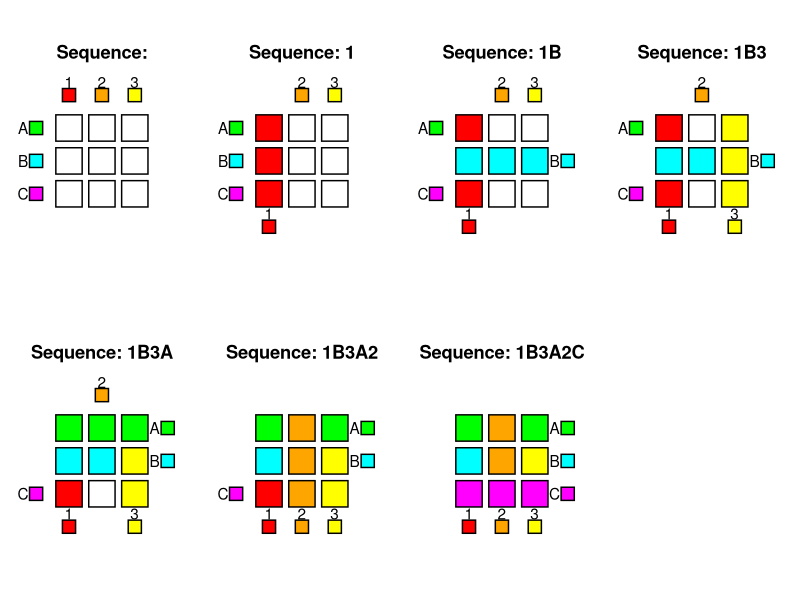
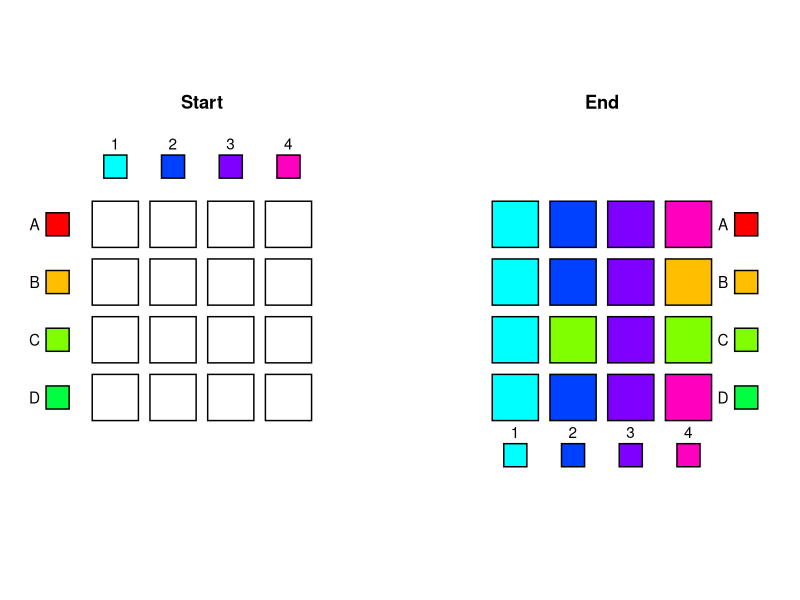
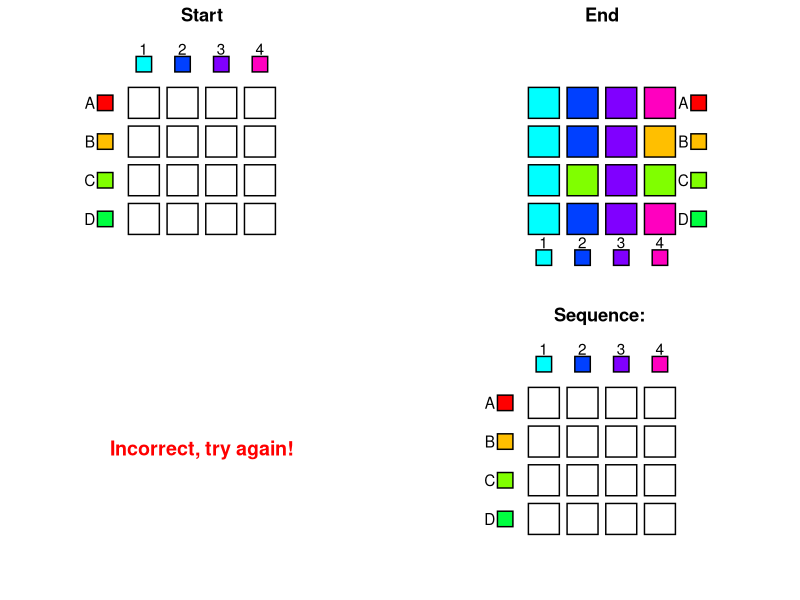
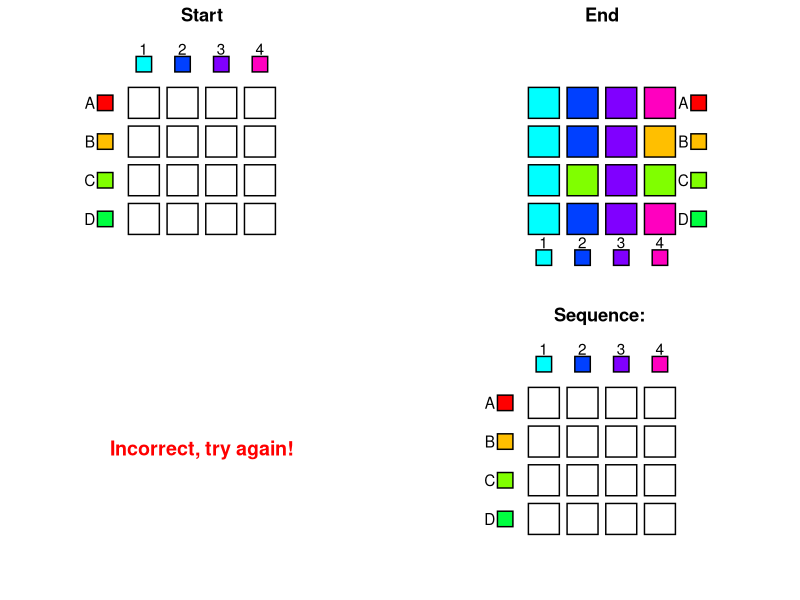
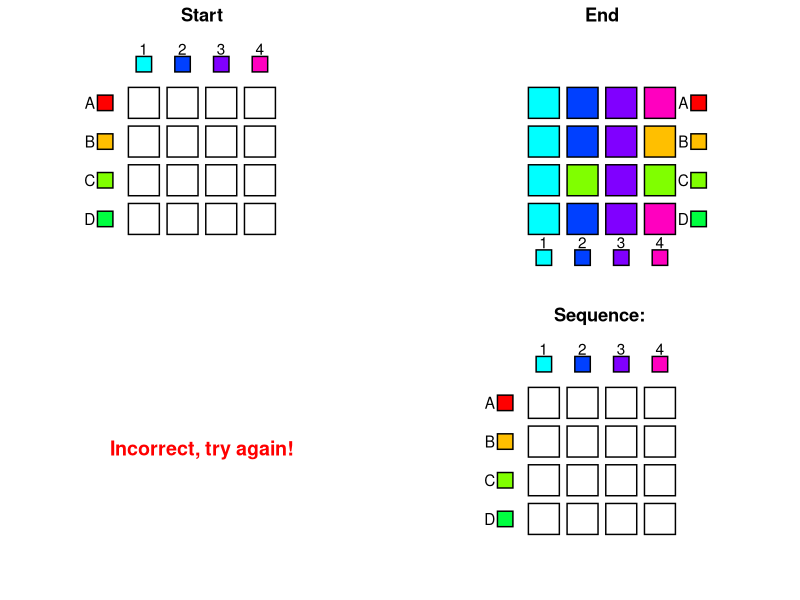
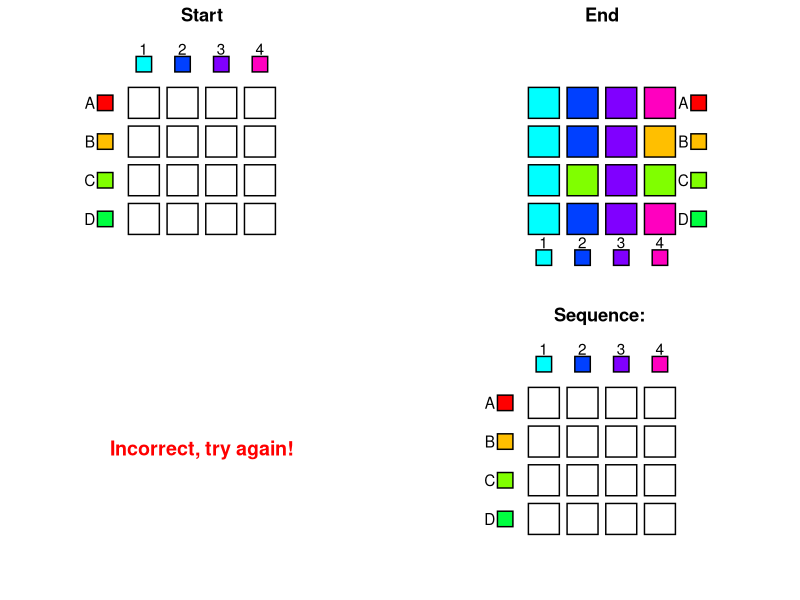
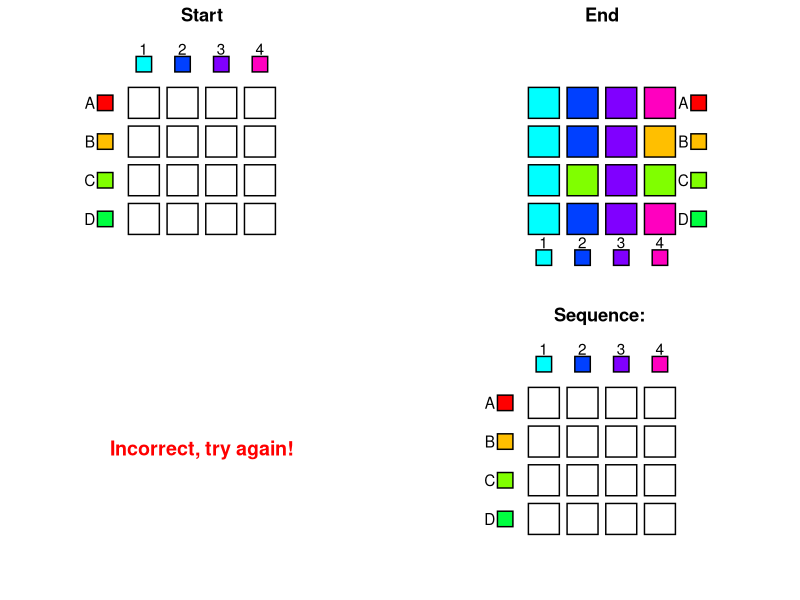
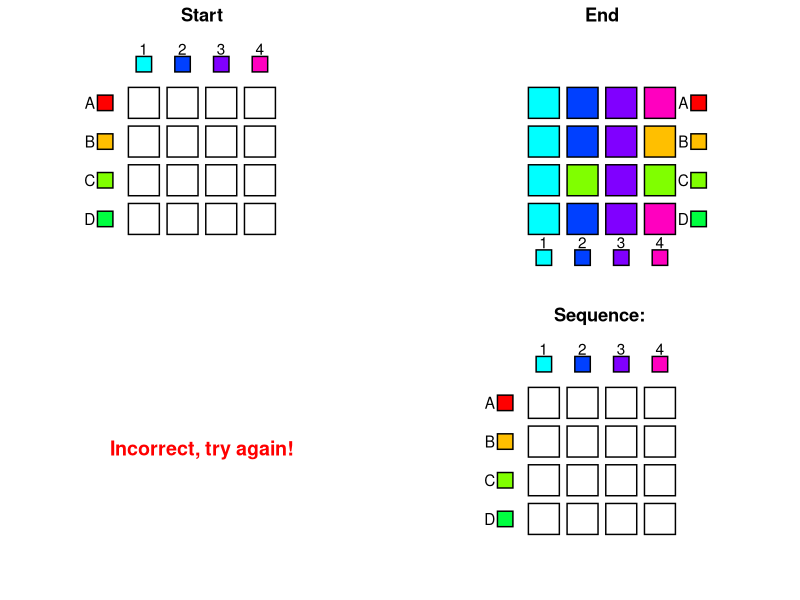

Source code (R) for these figures, in order: (Note: a time limit stopped this script after it produced the figures.)
library(tidyverse)
library(gridExtra)

# Letters denote rows, numbers denote columns.
# For example, the sequence "A3" means paint the first row, then paint
# the third column.

# Generate a random sequence for painting a board of given dimensions.
generate_random_sequence <- function(row_count, col_count) {
  characters <- c(LETTERS[1:row_count], as.character(1:col_count))
  paste(sample(characters), collapse = "")
}

# Check if sequence is valid. Doesn't have to be length row_count + col_count,
# but each character must be valid and cannot have duplicates.
is_valid_sequence <- function(sequence, row_count, col_count) {
  characters <- strsplit(sequence, "")[[1]]
  valid_characters <- strsplit("ABCDEFGHIJKLMNOPQRSTUVWXYZ1234567890", "")[[1]]
  if (any(duplicated(characters))) {
    print("Sequence cannot have duplicated characters!")
    return(FALSE)
  } else {
    for (ch in characters) {
      if (!(ch %in% valid_characters)) {
        print("Characters must be uppercase letters or numbers!")
        return(FALSE)
      } else if (ch %in% LETTERS) {
        row_index <- match(ch, LETTERS)
        if (row_index > row_count) {
          print(paste0("Letters must be between A and ", LETTERS[row_count], "!"))
          return(FALSE)
        }
      } else {
        col_index <- as.numeric(ch)
        if (col_index > col_count) {
          print(paste0("Numbers must be between 1 and ", col_count, "!"))
          return(FALSE)
        }
      }
    }
    return(TRUE)
  }
}

# Paint board according to the sequence
paint_board <- function(sequence, row_count, col_count) {
  if (!is_valid_sequence(sequence, row_count, col_count))
    stop("Sequence is invalid")
  characters <- strsplit(sequence, "")[[1]]
  
  board <- matrix(0, nrow = row_count, ncol = col_count)
  for (ch in characters) {
    if (ch %in% LETTERS) {
      row_to_paint <- match(ch, LETTERS)
      board[row_to_paint, ] <- row_to_paint
    } else {
      col_to_paint <- as.numeric(ch)
      board[, col_to_paint] <- row_count + col_to_paint
    }
  }
  board
}

# Test if two boards match
check_board <- function(actual_board, expected_board) {
  if (nrow(actual_board) != nrow(expected_board)) stop("# rows don't match!")
  if (ncol(actual_board) != ncol(expected_board)) stop("# columns don't match!")
  return(all(actual_board == expected_board))
}

# Check if two sequences give the same board. Needed because two different
# sequences can give the same board
check_sequence <- function(actual_sequence, expected_sequence, row_count, col_count) {
  actual_board <- paint_board(actual_sequence, row_count, col_count)
  expected_board <- paint_board(expected_sequence, row_count, col_count)
  check_board(actual_board, expected_board)
}

# Convert paint board (matrix) into a data frame, to be used for making image.
convert_board_to_df <- function(board) {
  df <- expand.grid(row = 1:nrow(board), column = 1:ncol(board))
  df$val <- as.vector(board)
  df
}

# Get data frame representing rollers, to be used for making image.
get_df_for_rollers <- function(sequence, row_count, col_count) {
  if (!is_valid_sequence(sequence, row_count, col_count))
    stop("Sequence is invalid")
  characters <- strsplit(sequence, "")[[1]]
  
  text_offset <- 0.4
  
  # rollers for empty board
  df <- data.frame(
    row = c(1:row_count, rep(0, col_count)),
    column = c(rep(0, row_count), 1:col_count),
    val = 1:(row_count + col_count),
    label = c(LETTERS[1:row_count], as.character(1:col_count)),
    label_x = c(rep(0.5 - text_offset, row_count), 1:col_count + 0.5),
    label_y = c(1:row_count + 0.5, rep(0.5 - text_offset, col_count))
  )
  
  for (ch in characters) {
    if (ch %in% LETTERS) {
      df[df$label == ch, "column"] <- df[df$label == ch, "column"] + col_count + 1
      df[df$label == ch, "label_x"] <- df[df$label == ch, "label_x"] + col_count + 1
    } else {
      df[df$label == ch, "row"] <- df[df$label == ch, "row"] + row_count + 1
      df[df$label == ch, "label_y"] <- df[df$label == ch, "label_y"] + row_count + 1
    }
  }
  df
}

# Convenience function for making text result image
make_text_plot <- function(text_to_print, text_color) {
  df <- data.frame(x = 0, y = 0, label = text_to_print)
  text_color <- text_color
  ggplot(df) +
    geom_text(aes(x = x, y = y, label = label),
              col = text_color, fontface = "bold", size = 5) +
    theme_minimal() +
    theme(axis.text = element_blank(),
          axis.title = element_blank(),
          panel.grid = element_blank(),
          legend.position = "none")
}

# make plot of the board along with the rollers
make_image <- function(sequence, row_count, col_count, plot_title = NULL,
                       color_list = NULL) {
  # paint the board
  board <- paint_board(sequence, row_count, col_count)
  
  # convert boards into data frames
  board_df <- convert_board_to_df(board)
  roller_df <- get_df_for_rollers(sequence, row_count, col_count)
  
  # get color list and add white to it
  # need to make adjustments to color values to accommodate white
  if (is.null(color_list)) color_list <- rainbow(row_count + col_count)
  color_list <- c("white", color_list)
  board_df$val <- color_list[board_df$val + 1]
  roller_df$val <- color_list[roller_df$val + 1]
  
  padding <- 0.1
  roller_padding <- 0.3
  ggplot() +
    geom_rect(aes(xmin = column + padding, xmax = column + 1 - padding,
                  ymin = -(row + padding), ymax = -(row + 1 - padding), fill = val),
              data = board_df, col = "black") +
    geom_rect(aes(xmin = column + roller_padding, xmax = column + 1 - roller_padding,
                  ymin = -(row + roller_padding), ymax = -(row + 1 - roller_padding), fill = val),
              data = roller_df, col = "black") +
    geom_text(aes(x = label_x, y = -label_y, label = label), data = roller_df) +
    labs(title = plot_title) +
    scale_fill_identity() +
    coord_fixed(xlim = c(0, col_count + 2), ylim = c(-(row_count + 2), 0)) +
    theme_minimal() +
    theme(plot.title = element_text(hjust = 0.5, face = "bold"),
          axis.text = element_blank(),
          axis.title = element_blank(),
          panel.grid = element_blank(),
          legend.position = "none")
}

# Print series of images to show how the board evolves
show_entire_sequence <- function(sequence, row_count, col_count,
                                 color_list = NULL) {
  plot_list <- list(
    make_image("", row_count, col_count, color_list,
               plot_title = "Sequence:")
  )
  
  for (i in 1:nchar(sequence)) {
    subsequence <- substr(sequence, 1, i)
    plot_list[[i + 1]] <- make_image(subsequence, row_count, col_count, color_list,
                                     plot_title = paste("Sequence:", subsequence))
  }
  
  grid.arrange(grobs = plot_list, ncol = round(1.5 * sqrt(nchar(sequence))))
}

# Simulate a game of paint roller
play_game <- function(row_count, col_count, color_list = NULL) {
  # get color list
  if (is.null(color_list)) {
    color_list <- rainbow(row_count + col_count)
  } else {
    if (length(color_list) != row_count + col_count)
      stop("color_list should have length `row_count + col_count`!")
  }
  
  # create and print start and end boards
  start_image <- make_image("", row_count, col_count, plot_title = "Start",
                            color_list = color_list)
  true_sequence <- generate_random_sequence(row_count, col_count)
  end_image <- make_image(true_sequence, row_count, col_count, plot_title = "End",
                          color_list = color_list)
  grid.arrange(start_image, end_image, ncol = 2)
  
  is_sequence_correct <- FALSE
  while (!is_sequence_correct) {
    # get valid input sequence, end game if input is Q
    while (TRUE) {
      input_sequence <- readline(paste0("Enter guess (Q to quit): "))
      if (input_sequence == "Q" || 
          is_valid_sequence(input_sequence, row_count, col_count))
        break
    }
    if (input_sequence == "Q") break
    
    # create boards for the input sequence
    is_sequence_correct <- check_sequence(input_sequence, true_sequence,
                                          row_count, col_count)
    if (is_sequence_correct) {
      text_to_print <- paste("Correct, you win!\nSequence:", true_sequence)
      text_color <- "black"
    } else {
      text_to_print <- "Incorrect, try again!"
      text_color <- "red"
    }
    text_image <- make_text_plot(text_to_print, text_color)
    input_image <- make_image(input_sequence, row_count, col_count,
                              plot_title = paste("Sequence:", input_sequence),
                              color_list = color_list)
    
    grid.arrange(start_image, end_image, text_image, input_image, ncol = 2)
  }
  
  if (!is_sequence_correct) {
    # If we are here, it's because we quit the game
    text_image <- make_text_plot(
      text_to_print = paste("Try again next time!\nSequence:", true_sequence),
      text_color = "red")
    grid.arrange(start_image, end_image, text_image, ncol = 2)
  }
}

# For reproducing header example
show_entire_sequence("1B3A2C", row_count = 3, col_count = 3,
                     color_list = c("green", "cyan", "magenta", "red", "orange", "yellow"))

# play game
set.seed(1)
play_game(row_count = 4, col_count = 4)

# play game with custom colors
set.seed(1)
play_game(row_count = 3, col_count = 4,
          color_list = c("green", "cyan", "magenta", "red", "orange", "yellow", "black"))

# draw a single board
make_image("AC1", row_count = 4, col_count = 3)

# show a sequence of steps
show_entire_sequence("A3BC21", row_count = 4, col_count = 4)
